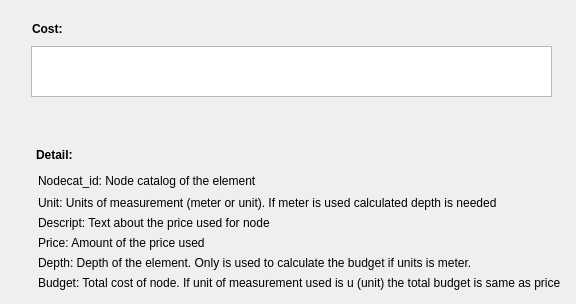
    <widget class="QWidget" name="tab">
     <attribute name="title">
      <string>Cost</string>
     </attribute>
     <widget class="QTableView" name="tbl_masterplan">
      <property name="geometry">
       <rect>
        <x>31</x>
        <y>46</y>
        <width>521</width>
        <height>51</height>
       </rect>
      </property>
      <property name="sortingEnabled">
       <bool>true</bool>
      </property>
     </widget>
     <widget class="QLabel" name="label_cost_cost">
      <property name="geometry">
       <rect>
        <x>32</x>
        <y>22</y>
        <width>46</width>
        <height>13</height>
       </rect>
      </property>
      <property name="font">
       <font>
        <weight>75</weight>
        <bold>true</bold>
       </font>
      </property>
      <property name="text">
       <string>Cost:</string>
      </property>
     </widget>
     <widget class="QLabel" name="label_cost_detail">
      <property name="geometry">
       <rect>
        <x>36</x>
        <y>148</y>
        <width>46</width>
        <height>13</height>
       </rect>
      </property>
      <property name="font">
       <font>
        <weight>75</weight>
        <bold>true</bold>
       </font>
      </property>
      <property name="text">
       <string>Detail:</string>
      </property>
     </widget>
     <widget class="QLabel" name="label_cost_nodecat_id">
      <property name="geometry">
       <rect>
        <x>38</x>
        <y>174</y>
        <width>501</width>
        <height>19</height>
       </rect>
      </property>
      <property name="text">
       <string>Nodecat_id: Node catalog of the element</string>
      </property>
      <property name="alignment">
       <set>Qt::AlignLeading|Qt::AlignLeft|Qt::AlignTop</set>
      </property>
     </widget>
     <widget class="QLabel" name="label_cost_unit">
      <property name="geometry">
       <rect>
        <x>38</x>
        <y>196</y>
        <width>501</width>
        <height>19</height>
       </rect>
      </property>
      <property name="text">
       <string>Unit: Units of measurement (meter or unit). If meter is used calculated depth is needed</string>
      </property>
      <property name="alignment">
       <set>Qt::AlignLeading|Qt::AlignLeft|Qt::AlignTop</set>
      </property>
     </widget>
     <widget class="QLabel" name="label_cost_descript">
      <property name="geometry">
       <rect>
        <x>38</x>
        <y>216</y>
        <width>501</width>
        <height>19</height>
       </rect>
      </property>
      <property name="text">
       <string>Descript: Text about the price used for node</string>
      </property>
      <property name="alignment">
       <set>Qt::AlignLeading|Qt::AlignLeft|Qt::AlignTop</set>
      </property>
     </widget>
     <widget class="QLabel" name="label_cost_price">
      <property name="geometry">
       <rect>
        <x>38</x>
        <y>236</y>
        <width>501</width>
        <height>19</height>
       </rect>
      </property>
      <property name="text">
       <string>Price: Amount of the price used</string>
      </property>
      <property name="alignment">
       <set>Qt::AlignLeading|Qt::AlignLeft|Qt::AlignTop</set>
      </property>
     </widget>
     <widget class="QLabel" name="label_cost_depth">
      <property name="geometry">
       <rect>
        <x>38</x>
        <y>256</y>
        <width>501</width>
        <height>19</height>
       </rect>
      </property>
      <property name="text">
       <string>Depth: Depth of the element. Only is used to calculate the budget if units is meter.</string>
      </property>
      <property name="alignment">
       <set>Qt::AlignLeading|Qt::AlignLeft|Qt::AlignTop</set>
      </property>
     </widget>
     <widget class="QLabel" name="label_cost_budget">
      <property name="geometry">
       <rect>
        <x>38</x>
        <y>276</y>
        <width>529</width>
        <height>19</height>
       </rect>
      </property>
      <property name="text">
       <string>Budget: Total cost of node. If unit of measurement used is u (unit) the total budget is same as price</string>
      </property>
      <property name="alignment">
       <set>Qt::AlignLeading|Qt::AlignLeft|Qt::AlignTop</set>
      </property>
     </widget>
    </widget>
